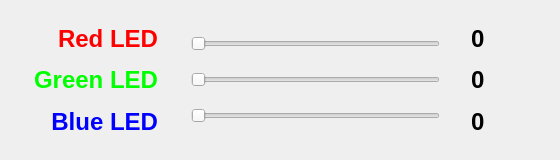
<?xml version="1.0" encoding="UTF-8"?>
<ui version="4.0">
 <class>Dialog</class>
 <widget class="QDialog" name="Dialog">
  <property name="geometry">
   <rect>
    <x>0</x>
    <y>0</y>
    <width>560</width>
    <height>160</height>
   </rect>
  </property>
  <property name="windowTitle">
   <string>Dialog</string>
  </property>
  <widget class="QWidget" name="layoutWidget">
   <property name="geometry">
    <rect>
     <x>10</x>
     <y>10</y>
     <width>159</width>
     <height>141</height>
    </rect>
   </property>
   <layout class="QVBoxLayout" name="verticalLayout">
    <item>
     <widget class="QLabel" name="red_label">
      <property name="text">
       <string>&lt;html&gt;&lt;head/&gt;&lt;body&gt;&lt;p&gt;&lt;span style=&quot; font-size:18pt; font-weight:600; color:#ff0000;&quot;&gt;Red LED&lt;/span&gt;&lt;/p&gt;&lt;/body&gt;&lt;/html&gt;</string>
      </property>
      <property name="alignment">
       <set>Qt::AlignRight|Qt::AlignTrailing|Qt::AlignVCenter</set>
      </property>
     </widget>
    </item>
    <item>
     <widget class="QLabel" name="green_label">
      <property name="text">
       <string>&lt;html&gt;&lt;head/&gt;&lt;body&gt;&lt;p&gt;&lt;span style=&quot; font-size:18pt; font-weight:600; color:#00ff00;&quot;&gt;Green LED&lt;/span&gt;&lt;/p&gt;&lt;/body&gt;&lt;/html&gt;</string>
      </property>
      <property name="alignment">
       <set>Qt::AlignRight|Qt::AlignTrailing|Qt::AlignVCenter</set>
      </property>
     </widget>
    </item>
    <item>
     <widget class="QLabel" name="blue_label">
      <property name="text">
       <string>&lt;html&gt;&lt;head/&gt;&lt;body&gt;&lt;p&gt;&lt;span style=&quot; font-size:18pt; font-weight:600; color:#0000ff;&quot;&gt;Blue LED&lt;/span&gt;&lt;/p&gt;&lt;/body&gt;&lt;/html&gt;</string>
      </property>
      <property name="alignment">
       <set>Qt::AlignRight|Qt::AlignTrailing|Qt::AlignVCenter</set>
      </property>
     </widget>
    </item>
   </layout>
  </widget>
  <widget class="QWidget" name="layoutWidget">
   <property name="geometry">
    <rect>
     <x>180</x>
     <y>10</y>
     <width>271</width>
     <height>141</height>
    </rect>
   </property>
   <layout class="QVBoxLayout" name="verticalLayout_2">
    <item>
     <widget class="QSlider" name="red_slider">
      <property name="maximum">
       <number>255</number>
      </property>
      <property name="orientation">
       <enum>Qt::Horizontal</enum>
      </property>
     </widget>
    </item>
    <item>
     <widget class="QSlider" name="green_slider">
      <property name="maximum">
       <number>255</number>
      </property>
      <property name="orientation">
       <enum>Qt::Horizontal</enum>
      </property>
     </widget>
    </item>
    <item>
     <widget class="QSlider" name="blue_slider">
      <property name="maximum">
       <number>255</number>
      </property>
      <property name="orientation">
       <enum>Qt::Horizontal</enum>
      </property>
     </widget>
    </item>
   </layout>
  </widget>
  <widget class="QWidget" name="layoutWidget">
   <property name="geometry">
    <rect>
     <x>460</x>
     <y>10</y>
     <width>91</width>
     <height>141</height>
    </rect>
   </property>
   <layout class="QVBoxLayout" name="verticalLayout_3">
    <item>
     <widget class="QLabel" name="red_value_label">
      <property name="text">
       <string>&lt;html&gt;&lt;head/&gt;&lt;body&gt;&lt;p&gt;&lt;span style=&quot; font-size:18pt; font-weight:600;&quot;&gt;0&lt;/span&gt;&lt;/p&gt;&lt;/body&gt;&lt;/html&gt;</string>
      </property>
     </widget>
    </item>
    <item>
     <widget class="QLabel" name="green_value_label">
      <property name="text">
       <string>&lt;html&gt;&lt;head/&gt;&lt;body&gt;&lt;p&gt;&lt;span style=&quot; font-size:18pt; font-weight:600;&quot;&gt;0&lt;/span&gt;&lt;/p&gt;&lt;/body&gt;&lt;/html&gt;</string>
      </property>
     </widget>
    </item>
    <item>
     <widget class="QLabel" name="blue_value_label">
      <property name="text">
       <string>&lt;html&gt;&lt;head/&gt;&lt;body&gt;&lt;p&gt;&lt;span style=&quot; font-size:18pt; font-weight:600;&quot;&gt;0&lt;/span&gt;&lt;/p&gt;&lt;/body&gt;&lt;/html&gt;</string>
      </property>
     </widget>
    </item>
   </layout>
  </widget>
 </widget>
 <layoutdefault spacing="6" margin="11"/>
 <resources/>
 <connections/>
</ui>
